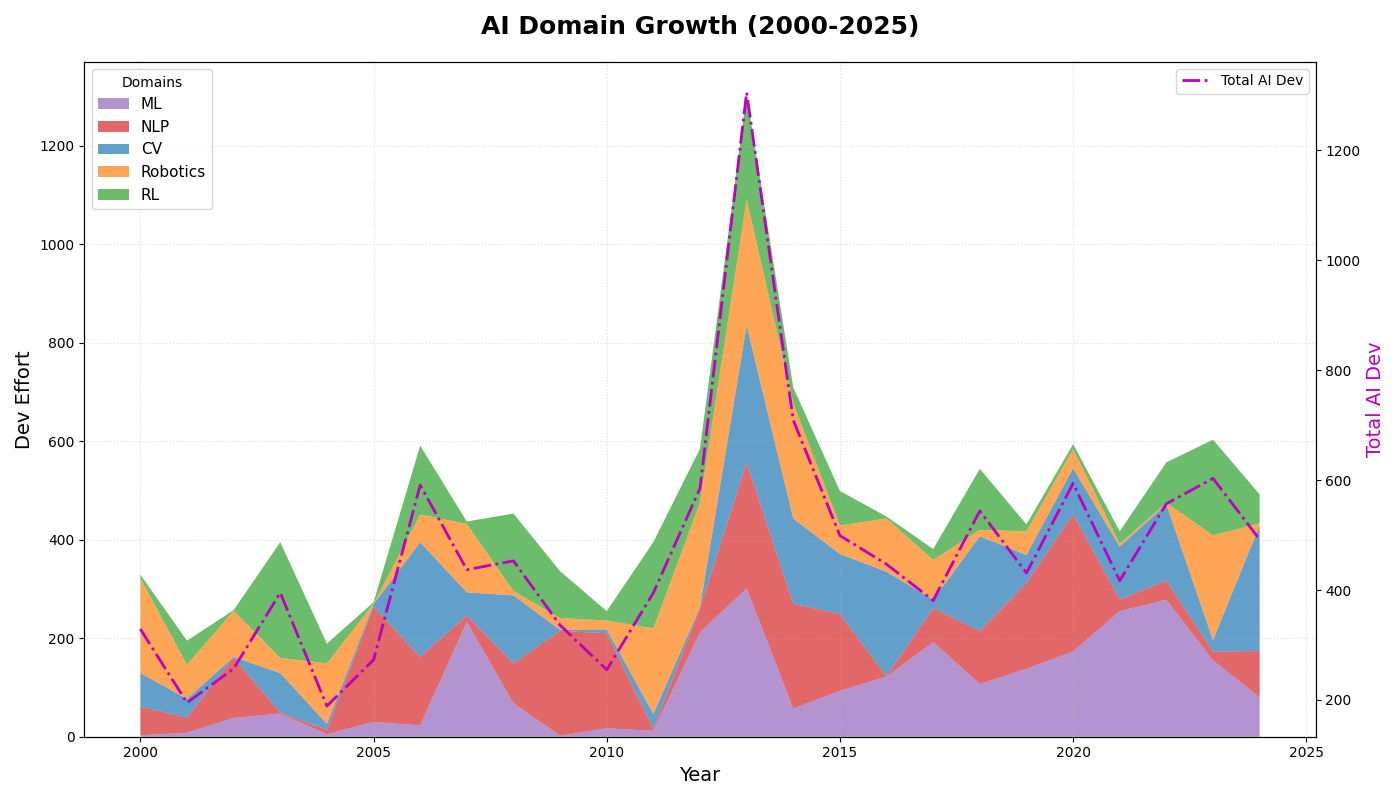

Generate this figure with Python:
import matplotlib.pyplot as plt
import numpy as np

years = np.arange(2000, 2025)

machine_learning = np.array([3, 8, 38, 47, 5, 30, 23, 233, 68, 2, 17, 12, 212, 301, 57, 93, 122, 192, 107, 138, 173, 255, 278, 155, 80])
natural_language_processing = np.array([58, 31, 123, 2, 9, 234, 139, 13, 81, 213, 193, 4, 48, 256, 213, 156, 1, 69, 108, 174, 279, 24, 39, 18, 94])
computer_vision = np.array([68, 38, 1, 80, 12, 5, 233, 47, 138, 2, 8, 30, 3, 278, 173, 122, 212, 17, 192, 57, 93, 107, 155, 23, 255])
robotics = np.array([193, 69, 94, 31, 123, 1, 56, 139, 9, 24, 18, 174, 213, 256, 234, 58, 108, 81, 13, 48, 39, 6, 3, 213, 4])
reinforcement_learning = np.array([7, 49, 1, 235, 40, 3, 140, 5, 157, 95, 19, 175, 109, 214, 32, 70, 4, 22, 124, 14, 10, 25, 82, 194, 59])

cumulative_ai = machine_learning + natural_language_processing + computer_vision + robotics + reinforcement_learning

fig, ax = plt.subplots(figsize=(14, 8))

ax.stackplot(
    years,
    machine_learning,
    natural_language_processing,
    computer_vision,
    robotics,
    reinforcement_learning,
    labels=['ML', 'NLP', 'CV', 'Robotics', 'RL'],
    colors=['#9467bd', '#d62728', '#1f77b4', '#ff7f0e', '#2ca02c'],
    alpha=0.7
)

ax2 = ax.twinx()
ax2.plot(years, cumulative_ai, 'm-.', linewidth=2, label='Total AI Dev')

ax.set_title("AI Domain Growth (2000-2025)", fontsize=18, fontweight='bold', pad=20)
ax.set_xlabel('Year', fontsize=14)
ax.set_ylabel('Dev Effort', fontsize=14)
ax2.set_ylabel('Total AI Dev', fontsize=14, color='m')

ax.grid(True, linestyle=':', alpha=0.4)
ax.legend(loc='upper left', title='Domains', fontsize=11)
ax2.legend(loc='upper right')

fig.tight_layout()

plt.show()
